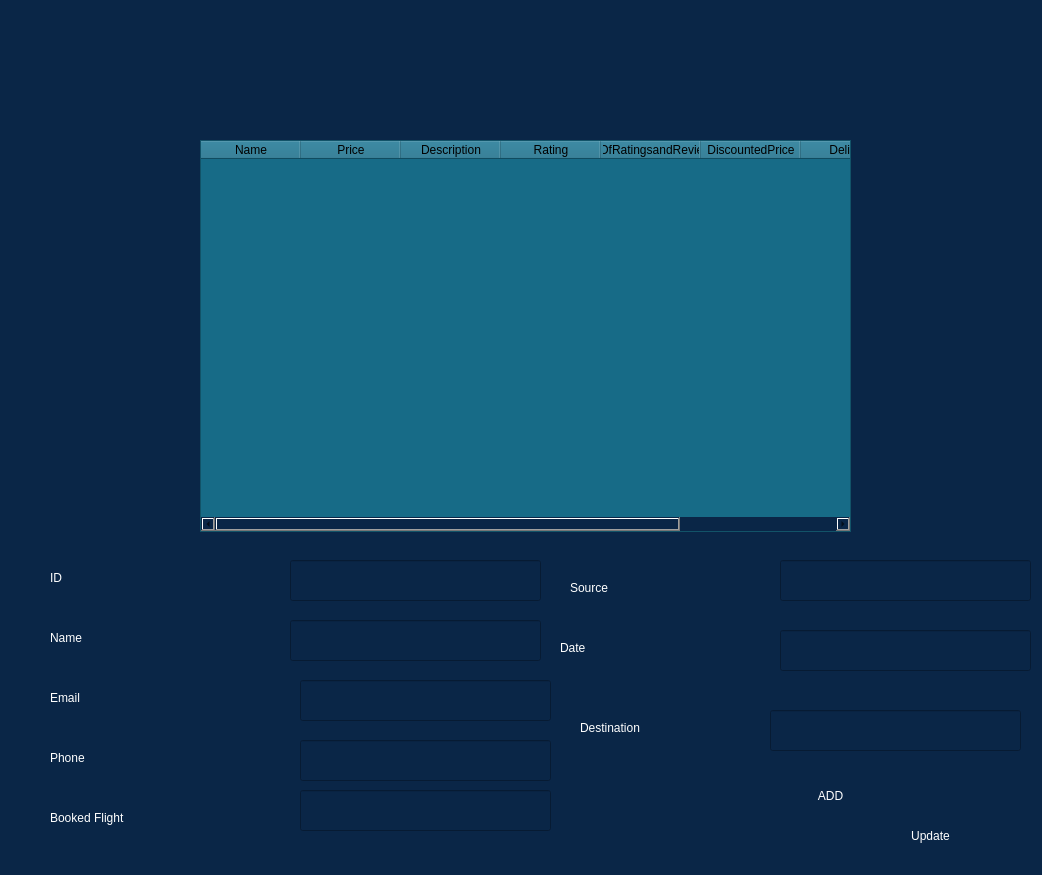
<?xml version="1.0" encoding="UTF-8"?>
<ui version="4.0">
 <class>Form</class>
 <widget class="QWidget" name="Form">
  <property name="geometry">
   <rect>
    <x>0</x>
    <y>0</y>
    <width>1042</width>
    <height>875</height>
   </rect>
  </property>
  <property name="windowTitle">
   <string>Form</string>
  </property>
  <property name="styleSheet">
   <string notr="true">background-color: rgb(10, 38, 71);</string>
  </property>
  <widget class="QTableWidget" name="tableWidget">
   <property name="geometry">
    <rect>
     <x>200</x>
     <y>140</y>
     <width>651</width>
     <height>392</height>
    </rect>
   </property>
   <property name="styleSheet">
    <string notr="true">background-color: rgb(23, 107, 135);
color: rgb(0, 0, 0);</string>
   </property>
   <column>
    <property name="text">
     <string>Name</string>
    </property>
   </column>
   <column>
    <property name="text">
     <string>Price</string>
    </property>
   </column>
   <column>
    <property name="text">
     <string>Description</string>
    </property>
   </column>
   <column>
    <property name="text">
     <string>Rating</string>
    </property>
   </column>
   <column>
    <property name="text">
     <string>NoOfRatingsandReviews</string>
    </property>
   </column>
   <column>
    <property name="text">
     <string>DiscountedPrice</string>
    </property>
   </column>
   <column>
    <property name="text">
     <string>Delivery</string>
    </property>
   </column>
   <column>
    <property name="text">
     <string>Percentageoff</string>
    </property>
   </column>
  </widget>
  <widget class="QLineEdit" name="number_txt">
   <property name="geometry">
    <rect>
     <x>290</x>
     <y>560</y>
     <width>251</width>
     <height>41</height>
    </rect>
   </property>
   <property name="styleSheet">
    <string notr="true">color: rgb(255, 255, 255);</string>
   </property>
  </widget>
  <widget class="QLabel" name="label_6">
   <property name="geometry">
    <rect>
     <x>50</x>
     <y>560</y>
     <width>201</width>
     <height>35</height>
    </rect>
   </property>
   <property name="styleSheet">
    <string notr="true">background-color: rgb(10, 38, 71);
border-color: qlineargradient(spread:pad, x1:0, y1:0, x2:1, y2:0, stop:0 rgba(24, 61, 61, 255), stop:0.471591 rgba(24, 61, 61, 255), stop:0.98 rgba(0, 0, 0, 255), stop:1 rgba(0, 0, 0, 0));
color: rgb(255, 255, 255);
font: 16pt &quot;Mongolian Baiti&quot;;
border-radius: 5px;


</string>
   </property>
   <property name="text">
    <string>ID</string>
   </property>
  </widget>
  <widget class="QLabel" name="label_7">
   <property name="geometry">
    <rect>
     <x>50</x>
     <y>620</y>
     <width>201</width>
     <height>35</height>
    </rect>
   </property>
   <property name="styleSheet">
    <string notr="true">background-color: rgb(10, 38, 71);
border-color: qlineargradient(spread:pad, x1:0, y1:0, x2:1, y2:0, stop:0 rgba(24, 61, 61, 255), stop:0.471591 rgba(24, 61, 61, 255), stop:0.98 rgba(0, 0, 0, 255), stop:1 rgba(0, 0, 0, 0));
color: rgb(255, 255, 255);
font: 16pt &quot;Mongolian Baiti&quot;;
border-radius: 5px;


</string>
   </property>
   <property name="text">
    <string>Name</string>
   </property>
  </widget>
  <widget class="QLabel" name="label_8">
   <property name="geometry">
    <rect>
     <x>50</x>
     <y>680</y>
     <width>201</width>
     <height>35</height>
    </rect>
   </property>
   <property name="styleSheet">
    <string notr="true">background-color: rgb(10, 38, 71);
border-color: qlineargradient(spread:pad, x1:0, y1:0, x2:1, y2:0, stop:0 rgba(24, 61, 61, 255), stop:0.471591 rgba(24, 61, 61, 255), stop:0.98 rgba(0, 0, 0, 255), stop:1 rgba(0, 0, 0, 0));
color: rgb(255, 255, 255);
font: 16pt &quot;Mongolian Baiti&quot;;
border-radius: 5px;


</string>
   </property>
   <property name="text">
    <string>Email</string>
   </property>
  </widget>
  <widget class="QLineEdit" name="pName">
   <property name="geometry">
    <rect>
     <x>300</x>
     <y>680</y>
     <width>251</width>
     <height>41</height>
    </rect>
   </property>
   <property name="styleSheet">
    <string notr="true">color: rgb(255, 255, 255);</string>
   </property>
  </widget>
  <widget class="QLabel" name="label_9">
   <property name="geometry">
    <rect>
     <x>50</x>
     <y>740</y>
     <width>201</width>
     <height>35</height>
    </rect>
   </property>
   <property name="styleSheet">
    <string notr="true">background-color: rgb(10, 38, 71);
border-color: qlineargradient(spread:pad, x1:0, y1:0, x2:1, y2:0, stop:0 rgba(24, 61, 61, 255), stop:0.471591 rgba(24, 61, 61, 255), stop:0.98 rgba(0, 0, 0, 255), stop:1 rgba(0, 0, 0, 0));
color: rgb(255, 255, 255);
font: 16pt &quot;Mongolian Baiti&quot;;
border-radius: 5px;


</string>
   </property>
   <property name="text">
    <string>Phone</string>
   </property>
  </widget>
  <widget class="QLineEdit" name="capacity_txt">
   <property name="geometry">
    <rect>
     <x>300</x>
     <y>740</y>
     <width>251</width>
     <height>41</height>
    </rect>
   </property>
   <property name="styleSheet">
    <string notr="true">color: rgb(255, 255, 255);</string>
   </property>
  </widget>
  <widget class="QLabel" name="label_10">
   <property name="geometry">
    <rect>
     <x>50</x>
     <y>800</y>
     <width>201</width>
     <height>35</height>
    </rect>
   </property>
   <property name="styleSheet">
    <string notr="true">background-color: rgb(10, 38, 71);
border-color: qlineargradient(spread:pad, x1:0, y1:0, x2:1, y2:0, stop:0 rgba(24, 61, 61, 255), stop:0.471591 rgba(24, 61, 61, 255), stop:0.98 rgba(0, 0, 0, 255), stop:1 rgba(0, 0, 0, 0));
color: rgb(255, 255, 255);
font: 16pt &quot;Mongolian Baiti&quot;;
border-radius: 5px;


</string>
   </property>
   <property name="text">
    <string>Booked Flight</string>
   </property>
  </widget>
  <widget class="QLineEdit" name="ss">
   <property name="geometry">
    <rect>
     <x>300</x>
     <y>790</y>
     <width>251</width>
     <height>41</height>
    </rect>
   </property>
   <property name="styleSheet">
    <string notr="true">color: rgb(255, 255, 255);</string>
   </property>
  </widget>
  <widget class="QLineEdit" name="dd">
   <property name="geometry">
    <rect>
     <x>780</x>
     <y>560</y>
     <width>251</width>
     <height>41</height>
    </rect>
   </property>
   <property name="styleSheet">
    <string notr="true">color: rgb(255, 255, 255);</string>
   </property>
  </widget>
  <widget class="QLabel" name="label_11">
   <property name="geometry">
    <rect>
     <x>570</x>
     <y>570</y>
     <width>201</width>
     <height>35</height>
    </rect>
   </property>
   <property name="styleSheet">
    <string notr="true">background-color: rgb(10, 38, 71);
border-color: qlineargradient(spread:pad, x1:0, y1:0, x2:1, y2:0, stop:0 rgba(24, 61, 61, 255), stop:0.471591 rgba(24, 61, 61, 255), stop:0.98 rgba(0, 0, 0, 255), stop:1 rgba(0, 0, 0, 0));
color: rgb(255, 255, 255);
font: 16pt &quot;Mongolian Baiti&quot;;
border-radius: 5px;


</string>
   </property>
   <property name="text">
    <string>Source </string>
   </property>
  </widget>
  <widget class="QLabel" name="label_12">
   <property name="geometry">
    <rect>
     <x>560</x>
     <y>630</y>
     <width>201</width>
     <height>35</height>
    </rect>
   </property>
   <property name="styleSheet">
    <string notr="true">background-color: rgb(10, 38, 71);
border-color: qlineargradient(spread:pad, x1:0, y1:0, x2:1, y2:0, stop:0 rgba(24, 61, 61, 255), stop:0.471591 rgba(24, 61, 61, 255), stop:0.98 rgba(0, 0, 0, 255), stop:1 rgba(0, 0, 0, 0));
color: rgb(255, 255, 255);
font: 16pt &quot;Mongolian Baiti&quot;;
border-radius: 5px;


</string>
   </property>
   <property name="text">
    <string>Date</string>
   </property>
  </widget>
  <widget class="QLineEdit" name="date_txt">
   <property name="geometry">
    <rect>
     <x>780</x>
     <y>630</y>
     <width>251</width>
     <height>41</height>
    </rect>
   </property>
   <property name="styleSheet">
    <string notr="true">color: rgb(255, 255, 255);</string>
   </property>
  </widget>
  <widget class="QLabel" name="label_13">
   <property name="geometry">
    <rect>
     <x>580</x>
     <y>710</y>
     <width>201</width>
     <height>35</height>
    </rect>
   </property>
   <property name="styleSheet">
    <string notr="true">background-color: rgb(10, 38, 71);
border-color: qlineargradient(spread:pad, x1:0, y1:0, x2:1, y2:0, stop:0 rgba(24, 61, 61, 255), stop:0.471591 rgba(24, 61, 61, 255), stop:0.98 rgba(0, 0, 0, 255), stop:1 rgba(0, 0, 0, 0));
color: rgb(255, 255, 255);
font: 16pt &quot;Mongolian Baiti&quot;;
border-radius: 5px;


</string>
   </property>
   <property name="text">
    <string>Destination</string>
   </property>
  </widget>
  <widget class="QLineEdit" name="duaration_txt">
   <property name="geometry">
    <rect>
     <x>770</x>
     <y>710</y>
     <width>251</width>
     <height>41</height>
    </rect>
   </property>
   <property name="styleSheet">
    <string notr="true">color: rgb(255, 255, 255);</string>
   </property>
  </widget>
  <widget class="QPushButton" name="addBt">
   <property name="geometry">
    <rect>
     <x>760</x>
     <y>770</y>
     <width>141</width>
     <height>51</height>
    </rect>
   </property>
   <property name="styleSheet">
    <string notr="true">background-color: rgb(10, 38, 71);
border-color: qlineargradient(spread:pad, x1:0, y1:0, x2:1, y2:0, stop:0 rgba(24, 61, 61, 255), stop:0.471591 rgba(24, 61, 61, 255), stop:0.98 rgba(0, 0, 0, 255), stop:1 rgba(0, 0, 0, 0));
color: rgb(255, 255, 255);
font: 16pt &quot;Mongolian Baiti&quot;;
border-radius: 5px;


</string>
   </property>
   <property name="text">
    <string>ADD</string>
   </property>
  </widget>
  <widget class="QPushButton" name="update_bt">
   <property name="geometry">
    <rect>
     <x>860</x>
     <y>810</y>
     <width>141</width>
     <height>51</height>
    </rect>
   </property>
   <property name="styleSheet">
    <string notr="true">background-color: rgb(10, 38, 71);
border-color: qlineargradient(spread:pad, x1:0, y1:0, x2:1, y2:0, stop:0 rgba(24, 61, 61, 255), stop:0.471591 rgba(24, 61, 61, 255), stop:0.98 rgba(0, 0, 0, 255), stop:1 rgba(0, 0, 0, 0));
color: rgb(255, 255, 255);
font: 16pt &quot;Mongolian Baiti&quot;;
border-radius: 5px;


</string>
   </property>
   <property name="text">
    <string>Update</string>
   </property>
  </widget>
  <widget class="QLineEdit" name="new_2">
   <property name="geometry">
    <rect>
     <x>290</x>
     <y>620</y>
     <width>251</width>
     <height>41</height>
    </rect>
   </property>
   <property name="styleSheet">
    <string notr="true">color: rgb(255, 255, 255);</string>
   </property>
  </widget>
 </widget>
 <resources/>
 <connections/>
</ui>
